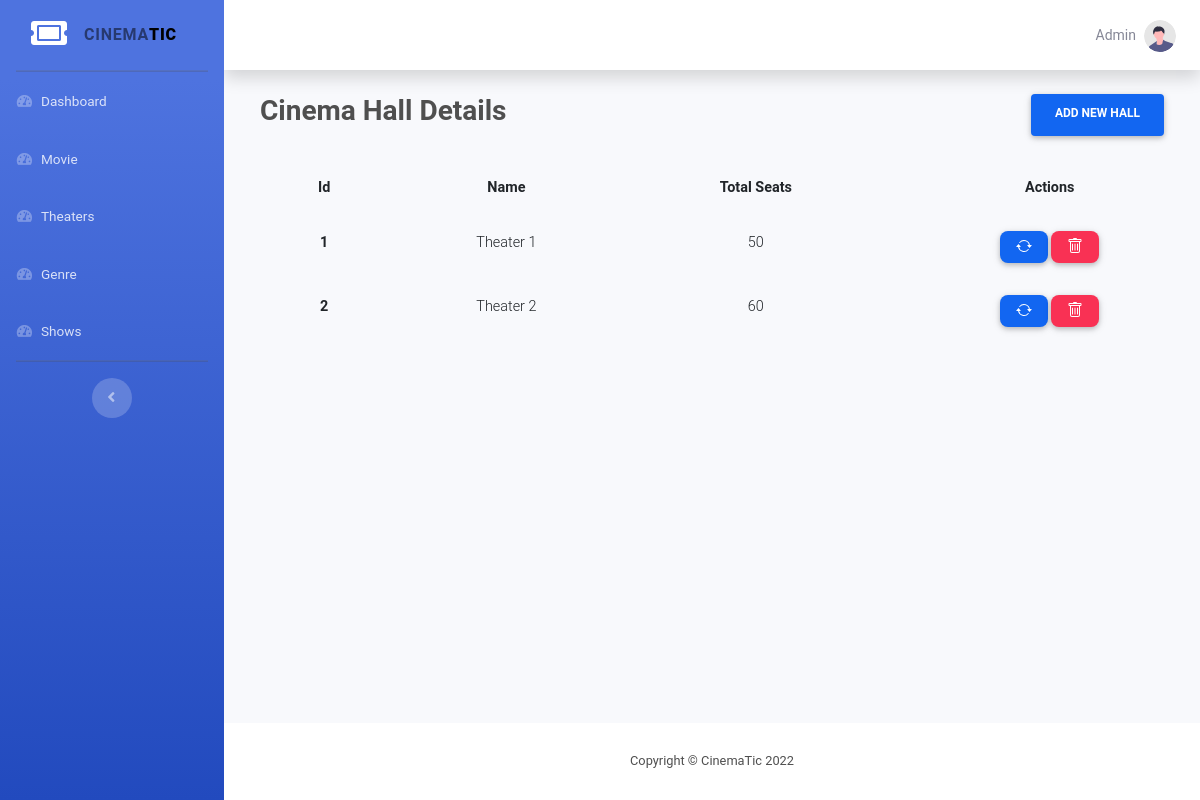
/admin/hall/index.php (signed in), run on an earlier commit of the app's database.
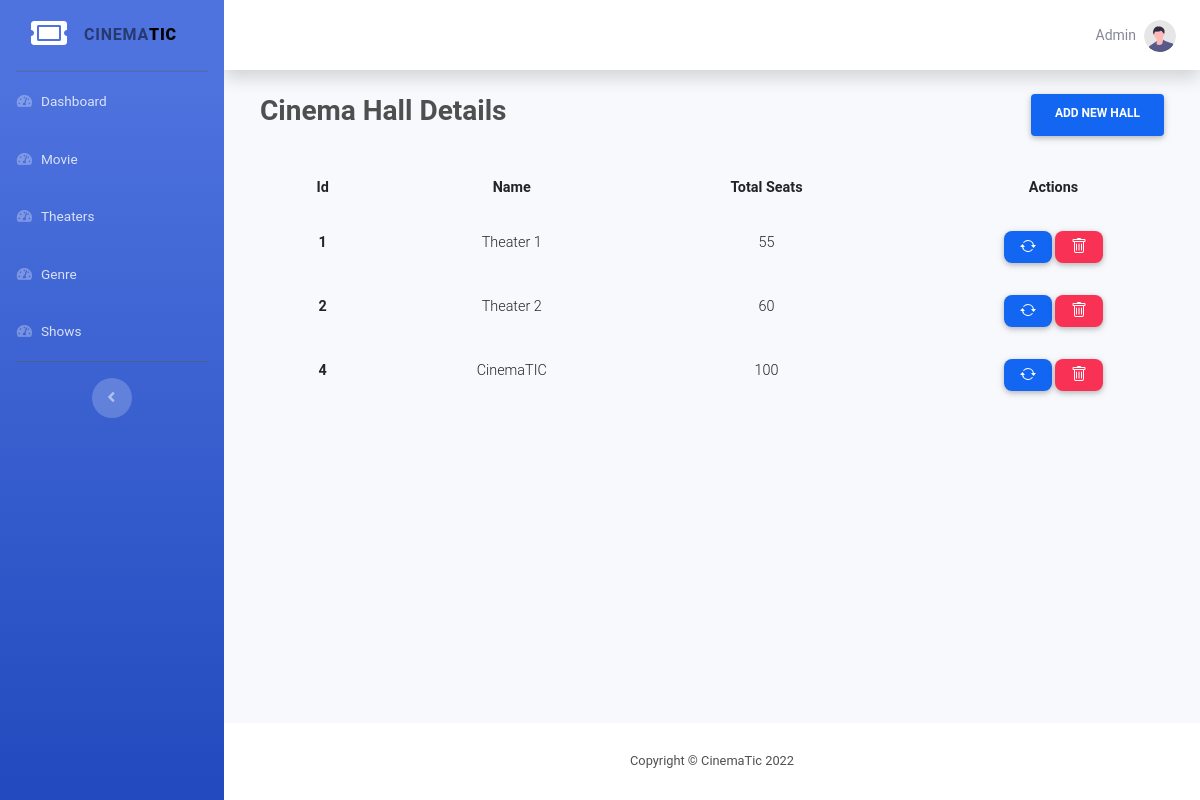
And on a later commit of the database.
### tables this page shows
CREATE TABLE `hall` (
  `id` int(11) NOT NULL,
  `name` varchar(30) NOT NULL,
  `total_seats` int(11) NOT NULL
);

### functions/db.php (called while the page is built, shortened)
<?php
function pdo()
{
    $dbhost = "localhost";
    $dbname = "mtbs";
    $dbuser = "root";
    $dbpass = "";
    $options = [
        PDO::ATTR_DEFAULT_FETCH_MODE => PDO::FETCH_ASSOC
    ];
    $dsn = "mysql:host=" . $dbhost . ";dbname=" . $dbname;
    try {
        $pdo = new PDO($dsn, $dbuser, $dbpass, $options);
    } catch (PDOException $e) {
        die("Cannot Connect to Database: " . $e->getMessage());
    }
    return $pdo;
}
function all($table)
{
    $pdo = pdo();
    $stmt = $pdo->prepare("SELECT * FROM $table");
    $stmt->execute();
    return $stmt->fetchAll();
}

### admin/hall/index.php (the view, shortened to what this page needs)
<?php
$result = all('hall');
include  __DIR__ . "/../components/header.php";
include  __DIR__ . "/../components/sidebar.php";
?>
<div class="container-fluid">
    <div class="d-flex m-4 justify-content-between mb-4">
        <h3 class="font-weight-bold">Cinema Hall Details</h3>
        <a href="./create.php" class="btn btn-primary px-4 font-weight-bold">Add New Hall</a>
    </div>
    <table class="table mx-4 table-responsive-md table-borderless">
        <thead>
            <tr>
                <th class="text-center font-weight-bold">Id</th>
                <th class="text-center font-weight-bold">Name</th>
                <th class="text-center font-weight-bold">Total Seats</th>
                <th class="text-center font-weight-bold">Actions</th>
            </tr>
        </thead>
        <tbody>
            <?php foreach ($result as $key) : ?>
                <tr>
                    <td class="text-center font-weight-bold"><?php echo $key['id']; ?></td>
                    <td class="text-center"><?php echo $key['name']; ?></td>
                    <td class="text-center"><?php echo $key['total_seats']; ?></td>
                    <td class="text-center">
                        <a class="btn btn-primary btn-sm rounded-5" style="height: 2rem;" href="./edit.php?id=<?php echo $key['id']; ?>">
                        </a>
                        <a class="btn btn-danger btn-sm rounded-5" style="height: 2rem;" onclick="confirmDelete(<?php echo $key['id']; ?>)" href="#!">
                        </a>
                    </td>
                </tr>
            <?php endforeach;  ?>
        </tbody>
    </table>
</div>
</div>
<?php include "../components/footer.php"; ?>

What changed in the data, as far as the page shows it:
changed hall "Theater 1": total_seats "50" → "55"
added hall: id "4", name "CinemaTIC", total_seats "100"
